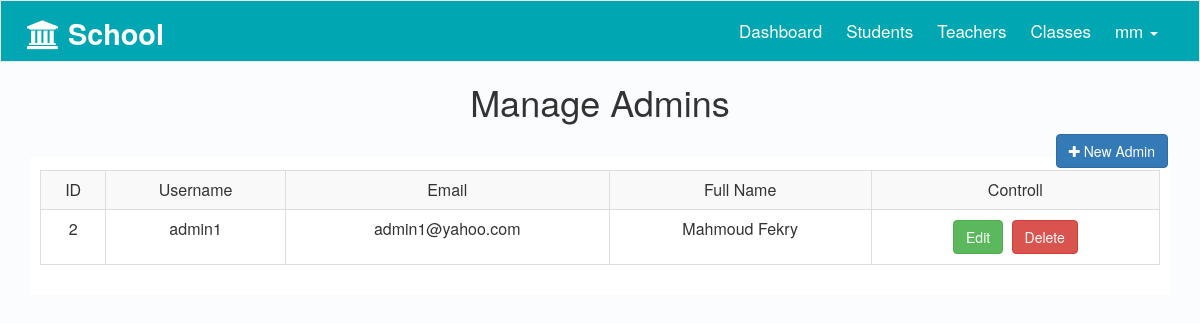
Page /school/admin/users.php (signed in) on the committed database.
### tables this page shows
CREATE TABLE `users` (
  `User_ID` int(11) NOT NULL,
  `User_Name` varchar(255) NOT NULL,
  `Password` varchar(255) NOT NULL,
  `Email` varchar(255) NOT NULL,
  `Full_Name` varchar(255) NOT NULL
);

### school/admin/users.php (the view, shortened to what this page needs)
<?php
if (isset($_SESSION['USER_ID'])) {
    include 'init.php';
    $do = isset($_GET['do']) ? $_GET['do'] : 'manage';
    if ($do == 'manage') {
        $stmt = $con->prepare("SELECT
                                     *
                               FROM
                                      users
                               WHERE
                                      User_ID!=?");
        $stmt->execute(array($_SESSION['USER_ID']));
        $admins = $stmt->fetchAll();
        ?>
        <div class="container">
            <h1 class="text-center">Manage Admins</h1>
            <a class="btn btn-primary pull-right" href="?do=add"><i class="fa fa-plus "></i> New Admin</a>
            <div class="manage  text-center">
                <table class="table table-bordered table-responsive  table-striped table-hover">
                    <tr>
                        <td>ID</td>
                        <td>Username</td>
                        <td>Email</td>
                        <td>Full Name</td>
                        <td>Controll</td>
                    </tr>
                    <?php
                    foreach ($admins as $admin) {
                        ?>
                        <tr>
                            <td><?php echo $admin['User_ID']; ?></td>
                            <td><?php echo $admin['User_Name']; ?></td>
                            <td><?php echo $admin['Email']; ?></td>
                            <td><?php echo $admin['Full_Name']; ?></td>
                            <td>
                                <a href="?do=edit&user_id=<?php echo $admin['User_ID']; ?>"
                                   class="btn btn-success">Edit</a>
                                <a href="?do=delete&user_id=<?php echo $admin['User_ID']; ?>"
                                   class="btn btn-danger confirm">Delete</a>
                            </td>
                        </tr>
                        <?php
                    }
                    ?>
                </table>
            </div>
        </div>
        <?php
    }
            ?>
        <?php
    include $temp . 'footer.php';
} else {
    header('location: index.php');
    exit();
}

### school/admin/layout/css/admin-style.css (style rules this page uses)
body { background-color: #FAFCFE; font-size: 16px; }
.btn { margin: 2px; }
.manage { background-color: #FFFFFF; padding: 10px; margin-top: 35px; }

### rows in the picture
users: User_ID "2", User_Name "admin1", Email "admin1@yahoo.com", Full_Name "Mahmoud Fekry"

### other values in the picture
$_SESSION['USERNAME'] "mm"
